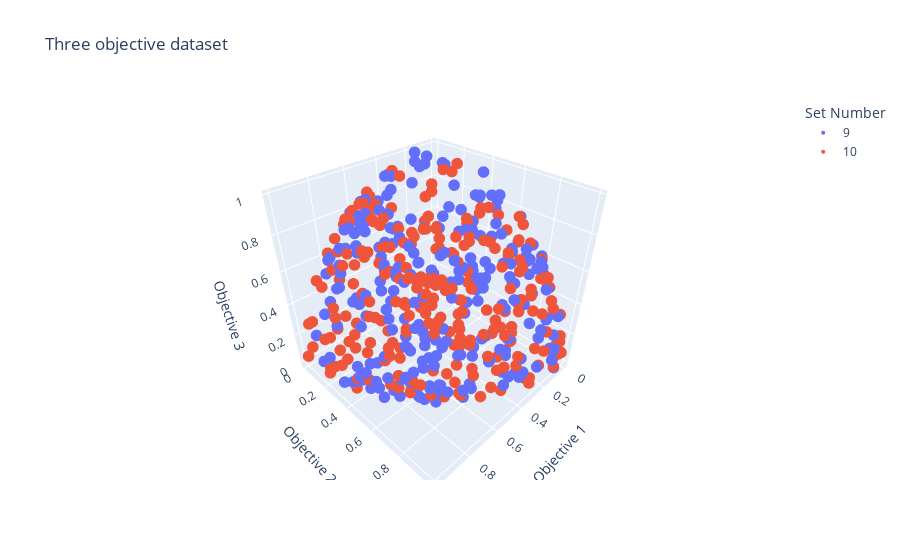

Notebook code cell kept with this figure:
### Markdown cell above
### Three objective Point graph

### Code cell
import eafpy as eaf
sets = eaf.read_datasets("spherical-250-10-3d.txt")
subset = sets[sets[:,-1] > 8]    
plot = eaf.plot_datasets(subset)
plot.show()

### Figure 1 — Plotly figure (JSON) as saved in the notebook; plotly's stock layout.template omitted (floating-point values rounded to 4 significant figures; data arrays with more than 128 entries replaced by an {"elided": "..."} marker saying what was removed)
{"data": [{"hovertemplate": "Set Number=9<br>Objective 1=%{x}<br>Objective 2=%{y}<br>Objective 3=%{z}<extra></extra>", "legendgroup": "9", "marker": {"color": "#636efa", "size": 4, "symbol": "circle"}, "mode": "markers", "name": "9", "scene": "scene", "showlegend": true, "type": "scatter3d", "x": {"elided": "250 float values"}, "y": {"elided": "250 float values"}, "z": {"elided": "250 float values"}}, {"hovertemplate": "Set Number=10<br>Objective 1=%{x}<br>Objective 2=%{y}<br>Objective 3=%{z}<extra></extra>", "legendgroup": "10", "marker": {"color": "#EF553B", "size": 4, "symbol": "circle"}, "mode": "markers", "name": "10", "scene": "scene", "showlegend": true, "type": "scatter3d", "x": {"elided": "250 float values"}, "y": {"elided": "250 float values"}, "z": {"elided": "250 float values"}}], "layout": {"legend": {"title": {"text": "Set Number"}, "tracegroupgap": 0}, "scene": {"domain": {"x": [0, 1], "y": [0, 1]}, "xaxis": {"title": {"text": "Objective 1"}}, "yaxis": {"title": {"text": "Objective 2"}}, "zaxis": {"title": {"text": "Objective 3"}}}, "title": {"text": "Three objective dataset"}}}
